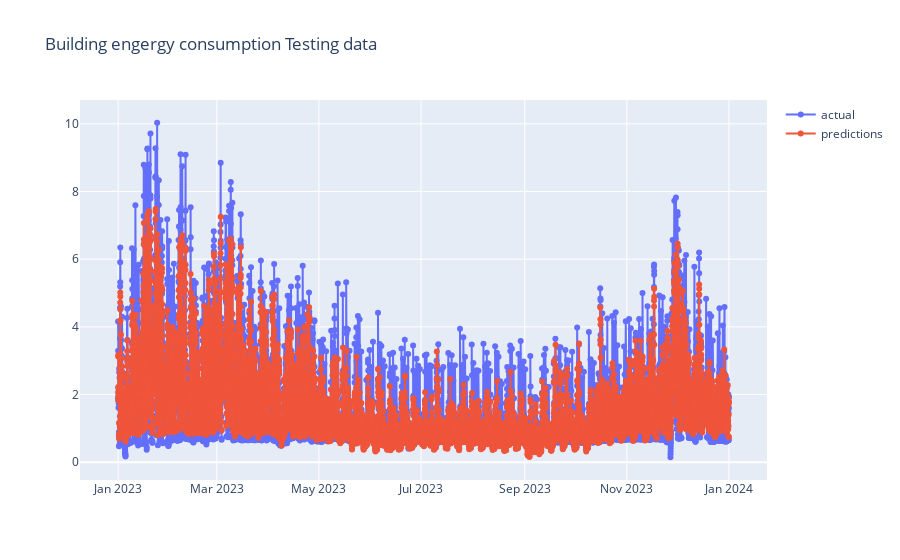

The notebook cell saved with this chart:
### Code cell
bldg_predictions["y"] = building_test_data["bld_engcons"]
bldg_predictions = bldg_predictions.reset_index(drop=0)
# bldg_predictions[["pred", "y"]] = bld_target_scaler.inverse_transform(bldg_predictions[["pred", "y"]])
bldg_predictions = bldg_predictions.rename(columns={"index": "time"})
bldg_predictions.head()

plot_predictions(bldg_predictions, title_text="Building engergy consumption Testing data")

### Figure 1 — Plotly figure (JSON) as saved in the notebook; plotly's stock layout.template omitted (floating-point values rounded to 4 significant figures; data arrays with more than 128 entries replaced by an {"elided": "..."} marker saying what was removed)
{"data": [{"mode": "lines+markers", "name": "actual", "type": "scatter", "x": {"elided": "8760 str values"}, "y": {"elided": "8760 float values"}}, {"mode": "lines+markers", "name": "predictions", "type": "scatter", "x": {"elided": "8760 str values"}, "y": {"elided": "8760 float values"}}], "layout": {"title": {"text": "Building engergy consumption Testing data"}}}
